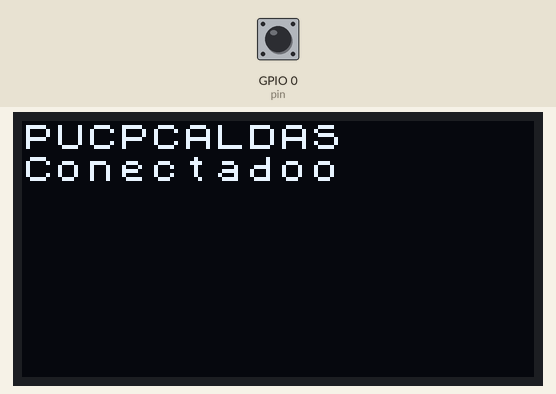
This sketch was run on a simulated ESP32. On the bench: 128×64 one-colour display. The inputs (shaded band) are chosen by the test bench; at power-on: GPIO 0 (pin) HIGH. WiFi joins after 1.5 s; servers stay silent unless stated; uploads are accepted with an empty reply; what the sketch prints to the serial monitor is not drawn.

Above: at 2.8 s.
2.9 s: GPIO 0 (pin) pulsed LOW 5 times (0.12 s each, 0.3 s apart)
At 3.32 s:
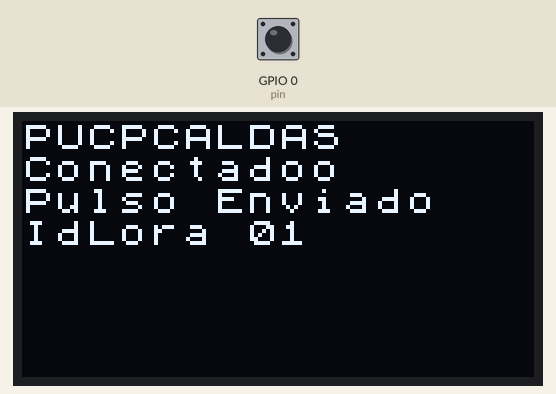
At 4.9 s:
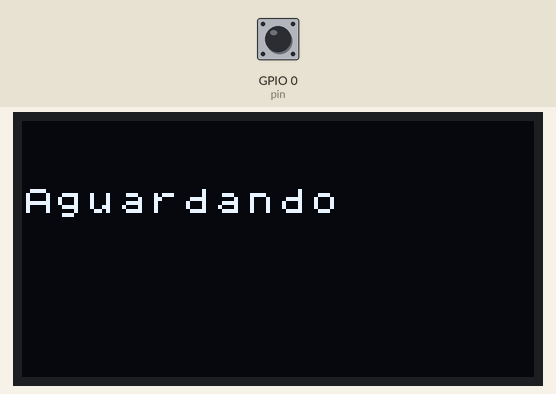
Timing chart, 0 to 6.4 s (numbered marks = the images above; inputs shaded):
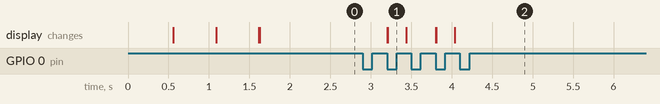

Measured:
- after the input at 2.9 s, the display: first changes after 0.30 s (image 1 shows a later state)

The sketch:

LoRa_v1.ino
```cpp
#include <WiFi.h>
#include <HTTPClient.h>
#include <ArduinoJson.h>
#include <U8x8lib.h>
U8X8_SSD1306_128X64_NONAME_SW_I2C u8x8(/* clock=*/ 15, /* data=*/ 4, /* reset=*/ 16);
const char* ssid = "PUCPCALDAS";
const char* password =  "dirtjump2018";
const char* linkServer = "http://172.16.5.175:80/API/Reports/PulsoHidrometro"; //caminho referente ao BD
IPAddress ip(10, 0, 0, 8); //IP da rede
IPAddress gateway(10, 0, 0, 1);
IPAddress subnet(255, 255, 255, 0);
int pin = 0; // Pino usado para leitura o sensor do hidrometro
unsigned long readPulso;

void setup() {
  pinMode(pin, INPUT);
  Serial.begin(115200);
  u8x8.begin();
  u8x8.setFont(u8x8_font_chroma48medium8_r);
  WiFi.begin(ssid);
  //WiFi.config(ip, gateway, subnet);  //Habilita as configurações de Rede

  while (WiFi.status() != WL_CONNECTED) { //Check for the connection
    delay(500);
    u8x8.clear();
    u8x8.drawString(0, 1, "Conectando");
  }
  u8x8.drawString(0, 0,  ssid);
  u8x8.drawString(0, 1, "Conectado");
}

void loop() {
     readPulso = pulseIn(pin, HIGH);
  if (readPulso>0) {

        Pulso();
        u8x8.clear();
        u8x8.drawString(0, 2, "Aguardando");
  }
}

void Pulso() {
  if (WiFi.status() == WL_CONNECTED) { //Check WiFi connection status

    HTTPClient http;
    http.begin(linkServer);  //Specify destination for HTTP request
    http.addHeader("Content-Type", "application/json");             //Define o tipo do Header a ser enviado
    u8x8.drawString(0, 2, "Pulso Enviado");
    u8x8.drawString(0, 3, "IdLora 01");
    int httpResponseCode = http.POST("{""IdLora:""1}");   //Envia o campo do banco com o numero do modulo ESP32

    if (httpResponseCode > 0) {

      Serial.println(httpResponseCode); // Mostra o codigo com o retorno da requisição

    } else {
      u8x8.clear();
      u8x8.drawString(0, 0, "Request Error");
      Serial.println(httpResponseCode);
    }

    http.end();  //Free resources

  } else {
    u8x8.clear();
    u8x8.drawString(0, 0, "Erro de");
    u8x8.drawString(0, 1, "Conexao");

  }
}
```
